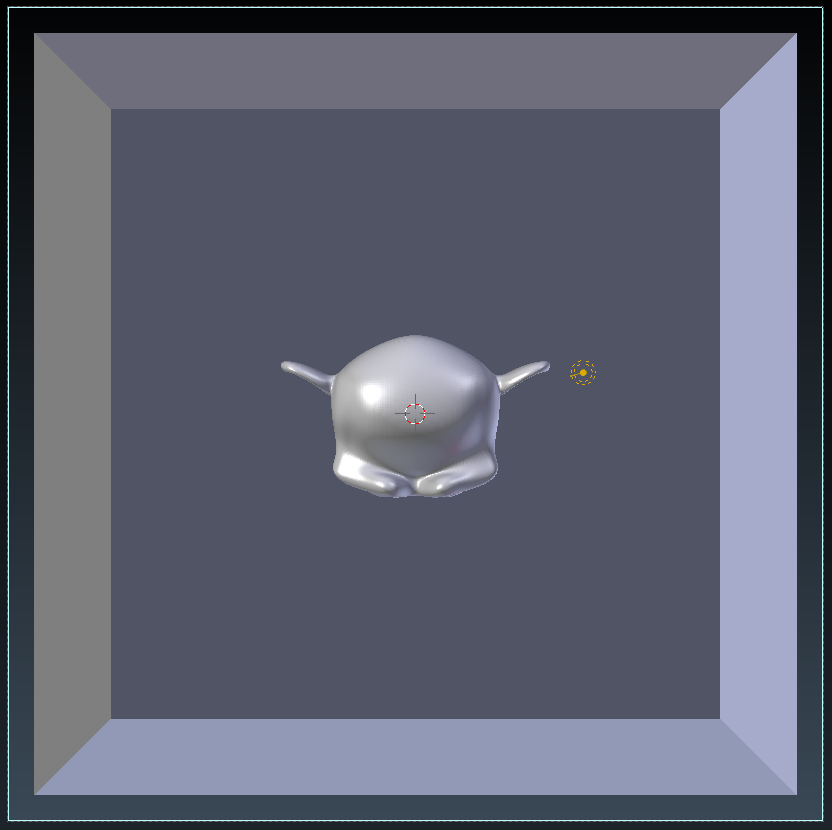
#> input picture cut_blender_view/test.png, 832 x 830 px
$ python cut_blender_view.py test.png out.png
#> lines starting #> are read from the running program, lines starting #| are printed output that depends on the picture
#!/usr/bin/env python3

import sys
import cv2 as cv

if len(sys.argv) < 3:
	print("cut_blender_view: Cut off borders of camera view.")
	print("Usage: cut_blender_view.py input_file output_file")
	exit()

image_name = sys.argv[1]
image_out_name = sys.argv[2]
image = cv.imread(image_name)
#> image is the input picture: shape (830, 832, 3); mean B, G, R 112, 97, 92.7
shape = image.shape
#> shape = (830, 832, 3)

i = 0
not_found = True
while not_found:
	for j in range(shape[1]):
		if image[i][j][0] == 57:
			x0 = i
			not_found = False
			break
	i += 1

i = shape[0] - 1
#> i = 829
not_found = True
while not_found:
	for j in range(shape[1]):
		if image[i][j][0] == 57:
			x1 = i
			not_found = False
			break
	i -= 1
#> after the loop, i = 820

j = 0
not_found = True
while not_found:
	for i in range(shape[0]):
		if image[i][j][0] == 57:
			y0 = j
			not_found = False
			break
	j += 1

j = shape[1] - 1
#> j = 831
not_found = True
while not_found:
	for i in range(shape[0]):
		if image[i][j][0] == 57:
			y1 = j
			not_found = False
			break
	j -= 1
#> after the loop, j = 822

image_cut = image[x0+2:x1-1, y0+2:y1-1]
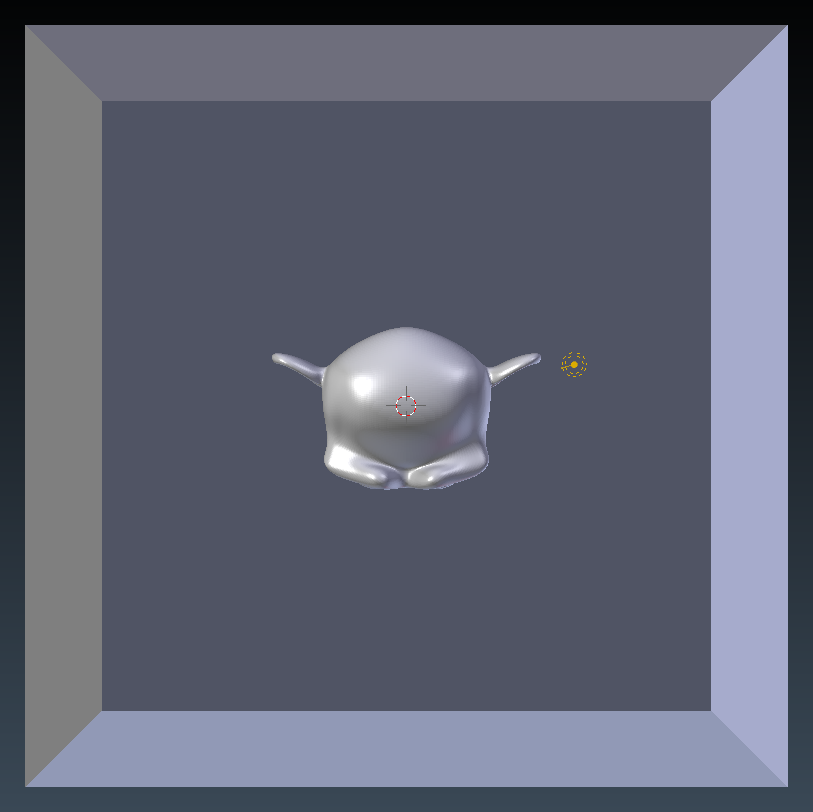
#> image_cut: shape (812, 813, 3); mean B, G, R 114.7, 99.1, 95
cv.imwrite(image_out_name, image_cut)
